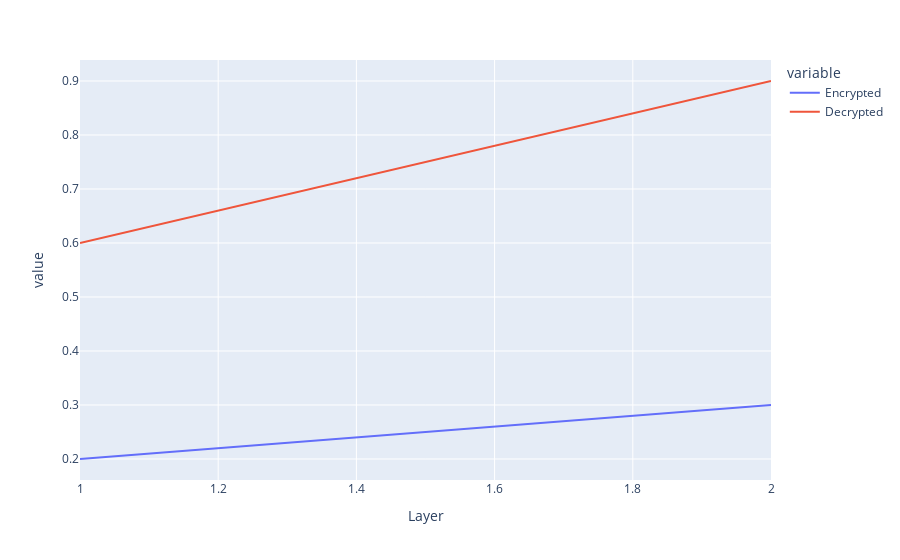

The cell this chart's notebook holds for it:
### Code cell
fig = px.line(df, x='Layer',y=['Encrypted','Decrypted'])
fig.show()

### Figure 1 — Plotly figure (JSON) as saved in the notebook; plotly's stock layout.template omitted (floating-point values rounded to 4 significant figures)
{"data": [{"hovertemplate": "variable=Encrypted<br>Layer=%{x}<br>value=%{y}<extra></extra>", "legendgroup": "Encrypted", "line": {"color": "#636efa", "dash": "solid"}, "marker": {"symbol": "circle"}, "mode": "lines", "name": "Encrypted", "orientation": "v", "showlegend": true, "type": "scatter", "x": [1, 2], "xaxis": "x", "y": [0.2, 0.3], "yaxis": "y"}, {"hovertemplate": "variable=Decrypted<br>Layer=%{x}<br>value=%{y}<extra></extra>", "legendgroup": "Decrypted", "line": {"color": "#EF553B", "dash": "solid"}, "marker": {"symbol": "circle"}, "mode": "lines", "name": "Decrypted", "orientation": "v", "showlegend": true, "type": "scatter", "x": [1, 2], "xaxis": "x", "y": [0.6, 0.9], "yaxis": "y"}], "layout": {"legend": {"title": {"text": "variable"}, "tracegroupgap": 0}, "margin": {"t": 60}, "xaxis": {"anchor": "y", "domain": [0, 1], "title": {"text": "Layer"}}, "yaxis": {"anchor": "x", "domain": [0, 1], "title": {"text": "value"}}}}
